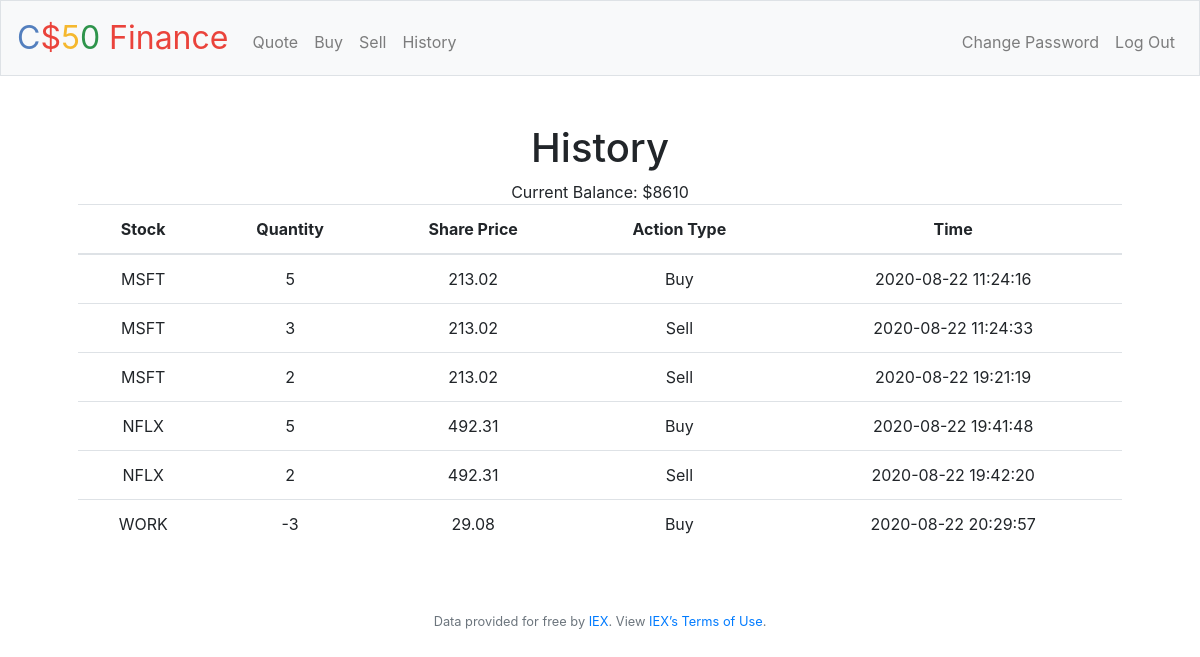
The app's page /history (signed in) with its own data.
### tables this page shows
CREATE TABLE 'history' ('action_id' INTEGER PRIMARY KEY, 'user_id' INTEGER NOT NULL, 'ticker' TEXT NOT NULL, 'price' REAL NOT NULL, 'quantity' INTEGER NOT NULL, 'action' INTEGER NOT NULL, 'date_time' INTEGER NOT NULL);

### application.py (the view)
@app.route("/history")
@login_required
def history():
    user_id = session["user_id"]
    history = get_history(user_id)
    balance = get_balance(user_id)
    cash = int(balance[0]['cash'])
    """Show history of transactions"""
    return render_template("history.html", history = history, cash = cash)

### application.py (called while the page is built)
@app.after_request
def after_request(response):
    response.headers["Cache-Control"] = "no-cache, no-store, must-revalidate"
    response.headers["Expires"] = 0
    response.headers["Pragma"] = "no-cache"
    return response

### helpers.py (called while the page is built)
def login_required(f):
    @wraps(f)
    def decorated_function(*args, **kwargs):
        if session.get("user_id") is None:
            return redirect("/login")
        return f(*args, **kwargs)
    return decorated_function

def get_balance(user_id):
    balance = db.execute("SELECT cash FROM users WHERE id = :user_id", user_id = user_id)
    return balance

def get_history(user_id):
    history = db.execute("SELECT * FROM history WHERE user_id = :user_id ORDER BY 'date_time'", user_id = user_id)
    for action in history:
        if action['action_id']:
            if action['action'] == 1:
                action['buy_sell'] = "Buy"
            elif action['action'] == 0:
                action['buy_sell'] = "Sell"
    return history

### templates/history.html (shortened to what this page needs)
{% extends "layout.html" %}
{% block main %}
    <div class="data">
        <h1>History</h1>
            <div>Current Balance: ${{ cash }}</div>
                 <table class="table">
                      <thead>
                        <tr>
                          <th scope="col">Stock</th>
                          <th scope="col">Quantity</th>
                          <th scope="col">Share Price</th>
                          <th scope="col">Action Type</th>
                          <th scope="col">Time</th>
                        </tr>
                      </thead>
                      <tbody>
                        <tr>
                            {% for i in history %}
                                <td> {{ i.ticker.upper() }} </td>
                                <td> {{ i.quantity }} </td>
                                <td> {{ i.price }} </td>
                                <td> {{ i.buy_sell }} </td>
                                <td> {{ i.date_time }} </td>
                            </tr>
                            {% endfor %}
                      </tbody>
                    </table>
    </div>
{% endblock %}

### templates/layout.html (shortened to what this page needs)
<!DOCTYPE html>
<html lang="en">
    <head>
        <link href="https://maxcdn.bootstrapcdn.com/bootstrap/4.1.3/css/bootstrap.min.css" rel="stylesheet">
        <link href="/static/styles.css" rel="stylesheet">
    </head>
    <body>
        <nav class="navbar navbar-expand-md navbar-light bg-light border">
            <a class="navbar-brand" href="/"><span class="blue">C</span><span class="red">$</span><span class="yellow">5</span><span class="green">0</span> <span class="red">Finance</span></a>
            <div class="collapse navbar-collapse" id="navbar">
                {% if session.user_id %}
                    <ul class="navbar-nav mr-auto mt-2">
                        <li class="nav-item"><a class="nav-link" href="/quote">Quote</a></li>
                        <li class="nav-item"><a class="nav-link" href="/buy">Buy</a></li>
                        <li class="nav-item"><a class="nav-link" href="/sell">Sell</a></li>
                        <li class="nav-item"><a class="nav-link" href="/history">History</a></li>
                    </ul>
                    <ul class="navbar-nav ml-auto mt-2">
                        <li class="nav-item"><a class="nav-link" href="/change_password">Change Password</a></li>
                        <li class="nav-item"><a class="nav-link" href="/logout">Log Out</a></li>
                    </ul>
                {% else %}
                    <ul class="navbar-nav ml-auto mt-2">
                        <li class="nav-item"><a class="nav-link" href="/register">Register</a></li>
                        <li class="nav-item"><a class="nav-link" href="/login">Log In</a></li>
                    </ul>
                {% endif %}
            </div>
        </nav>
        <main class="container p-5">
            {% block main %}{% endblock %}
        </main>
        <footer class="small text-center text-muted">
            Data provided for free by <a href="https://iextrading.com/developer">IEX</a>. View <a href="https://iextrading.com/api-exhibit-a/">IEX’s Terms of Use</a>.
        </footer>
    </body>
</html>

### static/styles.css (style rules this page uses)
nav .navbar-brand { font-size: xx-large; }
nav .navbar-brand .blue { color: #537fbe; }
nav .navbar-brand .red { color: #ea433b; }
nav .navbar-brand .yellow { color: #f5b82e; }
nav .navbar-brand .green { color: #2e944b; }
main { overflow-x: auto; text-align: center; }

### records on screen
history: ticker "MSFT", quantity "5", price "213.02", buy_sell "Buy", date_time "2020-08-22 11:24:16"
history: ticker "MSFT", quantity "3", price "213.02", buy_sell "Sell", date_time "2020-08-22 11:24:33"
history: ticker "MSFT", quantity "2", price "213.02", buy_sell "Sell", date_time "2020-08-22 19:21:19"
history: ticker "NFLX", quantity "5", price "492.31", buy_sell "Buy", date_time "2020-08-22 19:41:48"
history: ticker "NFLX", quantity "2", price "492.31", buy_sell "Sell", date_time "2020-08-22 19:42:20"
history: ticker "WORK", quantity "-3", price "29.08", buy_sell "Buy", date_time "2020-08-22 20:29:57"

### other values on screen
{{ cash }} "8610"
